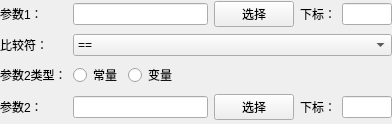
<?xml version="1.0" encoding="UTF-8"?>
<ui version="4.0">
 <class>ConditionConfigWidget</class>
 <widget class="QWidget" name="ConditionConfigWidget">
  <property name="geometry">
   <rect>
    <x>0</x>
    <y>0</y>
    <width>392</width>
    <height>124</height>
   </rect>
  </property>
  <property name="sizePolicy">
   <sizepolicy hsizetype="Preferred" vsizetype="Fixed">
    <horstretch>0</horstretch>
    <verstretch>0</verstretch>
   </sizepolicy>
  </property>
  <property name="windowTitle">
   <string>Form</string>
  </property>
  <layout class="QGridLayout" name="gridLayout">
   <property name="leftMargin">
    <number>0</number>
   </property>
   <property name="topMargin">
    <number>0</number>
   </property>
   <property name="rightMargin">
    <number>0</number>
   </property>
   <property name="bottomMargin">
    <number>0</number>
   </property>
   <item row="0" column="0">
    <widget class="QLabel" name="label">
     <property name="sizePolicy">
      <sizepolicy hsizetype="Maximum" vsizetype="Preferred">
       <horstretch>0</horstretch>
       <verstretch>0</verstretch>
      </sizepolicy>
     </property>
     <property name="text">
      <string>参数1：</string>
     </property>
    </widget>
   </item>
   <item row="0" column="1">
    <widget class="QLineEdit" name="lineEdit_arg1">
     <property name="readOnly">
      <bool>true</bool>
     </property>
    </widget>
   </item>
   <item row="0" column="2">
    <widget class="QPushButton" name="pushButton_selectArg1">
     <property name="sizePolicy">
      <sizepolicy hsizetype="Maximum" vsizetype="Fixed">
       <horstretch>0</horstretch>
       <verstretch>0</verstretch>
      </sizepolicy>
     </property>
     <property name="text">
      <string>选择</string>
     </property>
    </widget>
   </item>
   <item row="1" column="0">
    <widget class="QLabel" name="label_2">
     <property name="text">
      <string>比较符：</string>
     </property>
    </widget>
   </item>
   <item row="1" column="1" colspan="4">
    <widget class="QComboBox" name="comboBox_comparisonOperators">
     <item>
      <property name="text">
       <string>==</string>
      </property>
     </item>
     <item>
      <property name="text">
       <string>!=</string>
      </property>
     </item>
     <item>
      <property name="text">
       <string>&gt;</string>
      </property>
     </item>
     <item>
      <property name="text">
       <string>&gt;=</string>
      </property>
     </item>
     <item>
      <property name="text">
       <string>&lt;</string>
      </property>
     </item>
     <item>
      <property name="text">
       <string>&lt;=</string>
      </property>
     </item>
    </widget>
   </item>
   <item row="2" column="0">
    <widget class="QLabel" name="label_4">
     <property name="text">
      <string>参数2类型：</string>
     </property>
    </widget>
   </item>
   <item row="3" column="0">
    <widget class="QLabel" name="label_3">
     <property name="text">
      <string>参数2：</string>
     </property>
    </widget>
   </item>
   <item row="3" column="1">
    <widget class="QLineEdit" name="lineEdit_arg2">
     <property name="readOnly">
      <bool>true</bool>
     </property>
    </widget>
   </item>
   <item row="3" column="2">
    <widget class="QPushButton" name="pushButton_selectArg2">
     <property name="text">
      <string>选择</string>
     </property>
    </widget>
   </item>
   <item row="0" column="4">
    <widget class="QLineEdit" name="lineEdit_index1">
     <property name="sizePolicy">
      <sizepolicy hsizetype="Preferred" vsizetype="Fixed">
       <horstretch>0</horstretch>
       <verstretch>0</verstretch>
      </sizepolicy>
     </property>
     <property name="minimumSize">
      <size>
       <width>50</width>
       <height>0</height>
      </size>
     </property>
     <property name="maximumSize">
      <size>
       <width>50</width>
       <height>16777215</height>
      </size>
     </property>
    </widget>
   </item>
   <item row="3" column="4">
    <widget class="QLineEdit" name="lineEdit_index2">
     <property name="sizePolicy">
      <sizepolicy hsizetype="Preferred" vsizetype="Fixed">
       <horstretch>0</horstretch>
       <verstretch>0</verstretch>
      </sizepolicy>
     </property>
     <property name="minimumSize">
      <size>
       <width>50</width>
       <height>0</height>
      </size>
     </property>
     <property name="maximumSize">
      <size>
       <width>50</width>
       <height>16777215</height>
      </size>
     </property>
    </widget>
   </item>
   <item row="2" column="1" colspan="4">
    <layout class="QGridLayout" name="gridLayout_2">
     <item row="0" column="1">
      <widget class="QRadioButton" name="radioButton_variable">
       <property name="text">
        <string>变量</string>
       </property>
      </widget>
     </item>
     <item row="0" column="0">
      <widget class="QRadioButton" name="radioButton_constant">
       <property name="text">
        <string>常量</string>
       </property>
      </widget>
     </item>
     <item row="0" column="2">
      <spacer name="horizontalSpacer">
       <property name="orientation">
        <enum>Qt::Horizontal</enum>
       </property>
       <property name="sizeHint" stdset="0">
        <size>
         <width>40</width>
         <height>20</height>
        </size>
       </property>
      </spacer>
     </item>
    </layout>
   </item>
   <item row="0" column="3">
    <widget class="QLabel" name="label_index1">
     <property name="text">
      <string>下标：</string>
     </property>
    </widget>
   </item>
   <item row="3" column="3">
    <widget class="QLabel" name="label_index2">
     <property name="text">
      <string>下标：</string>
     </property>
    </widget>
   </item>
  </layout>
 </widget>
 <resources/>
 <connections/>
</ui>
